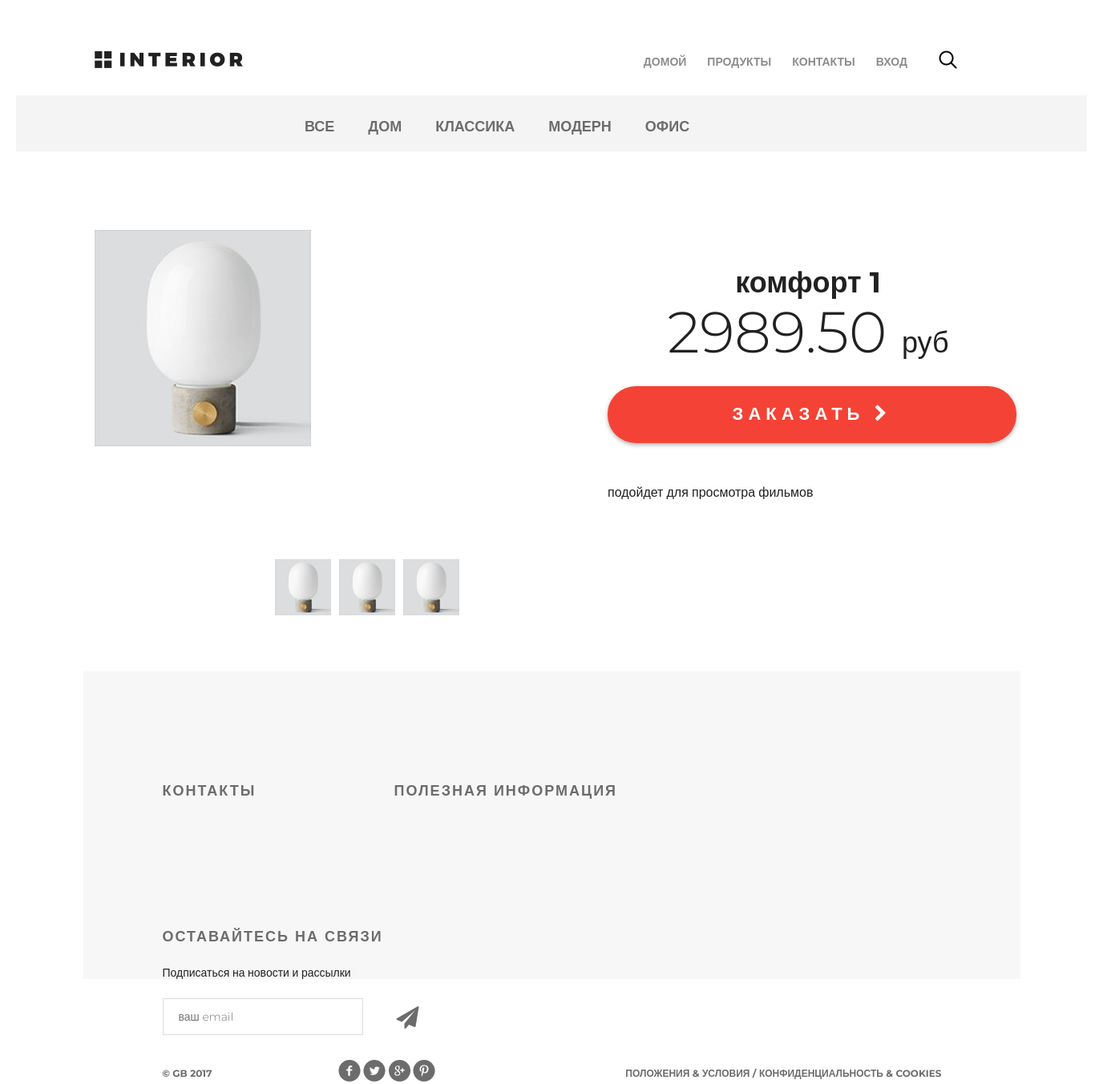
The app's page /product/11/ with its own data.
### mainapp/models.py (models this page shows, shortened)
class ProductCategory(models.Model):
    name = models.CharField(verbose_name='имя категории', max_length=128)
    description = models.TextField(verbose_name='описание категории', blank=True)
    is_active = models.BooleanField(default=True)
    class Meta:
        ordering = ['name']

class Product(models.Model):
    category = models.ForeignKey(ProductCategory,
                                 on_delete=models.CASCADE,
                                 verbose_name='категория продукта')
    name = models.CharField('имя продукта', max_length=128)
    image = models.ImageField(upload_to='products_images', blank=True)
    short_desc = models.CharField('краткое описание продукта', max_length=64, blank=True)
    description = models.TextField('описание продукта', blank=True)
    price = models.DecimalField('цена продукта', max_digits=8, decimal_places=2, default=0)
    quantity = models.PositiveIntegerField('количество на складе', default=0)
    is_active = models.BooleanField(default=True)
    class Meta:
        verbose_name = 'продукт'
        verbose_name_plural = 'продукты'

### mainapp/views.py (the view)
# urls.py: re_path(r'^product/(?P<pk>\d+)/$', mainapp.product_page, name='product_page'),
def product_page(request, pk):
    context = {
        'page_title': 'продукт',
        'product': get_object_or_404(Product, pk=pk),
    }
    return render(request, 'mainapp/product_page.html', context)

### mainapp/context_processors.py (called while the page is built)
def catalog_menu(request):
    return {'catalog_menu': ProductCategory.objects.filter(is_active=True),
    }

### mainapp/templates/mainapp/product_page.html (shortened to what this page needs)
{% extends 'mainapp/base.html' %}
{% load static %}
{% block container %}
    <div class="hero-white">
        {% include 'mainapp/includes/inc__main_menu.html' %}
    </div>
    <div class="details">
        {% include 'mainapp/includes/inc__catalog_menu.html' %}
        <div class="details-products">
            <div class="details-slider">
                <div class="slider-product">
                    <img src="/media/{{ product.image }}" alt="{{ product.short_desc }}">
                </div>
                <div class="slider-control">
                    <div class="block">
                        <a href="#"><img src="/media/{{ product.image }}" alt="вариант 1">
                        </a>
                    </div>
                    <div class="block">
                        <a href="#"><img src="/media/{{ product.image }}" alt="вариант 2">
                        </a>
                    </div>
                    <div class="block">
                        <a href="#"><img src="/media/{{ product.image }}" alt="вариант 3">
                        </a>
                    </div>
                </div>
            </div>
            <div class="description">
                <h3 class="big-bold">{{ product.name }}</h3>
                <br>
                <p class="price"> {{ product.price }} <span>руб</span></p>
                <a href="{% url 'basket:add' product.pk %}" class="red-button">
                    заказать
                    <i class="fa fa-chevron-right" aria-hidden="true"></i>
                </a>
                <div class="description-text">
                    {{ product.description }}
                </div>
            </div>
        </div>
    </div>
{% endblock %}

### mainapp/templates/mainapp/includes/inc__catalog_menu.html
<div class="links clearfix">
    <ul class="links-menu">
        <li>
            <a href="{% url 'main:catalog' pk=0 %}"
               class="{% if request.resolver_match.kwargs.pk == '0' %}active{% endif %}">
                все
            </a>
        </li>
        {% for category in catalog_menu %}
            <li>
                <a href="{% url 'main:catalog' pk=category.pk %}"
                   class="{% if request.resolver_match.kwargs.pk|add:0 == category.pk %}active{% endif %}">
                    {{ category.name }}
                </a>
            </li>
        {% endfor %}
    </ul>
</div>

### static/css/style.css (style rules this page uses)
* { margin: 0; padding: 0; }
body { font-family: 'Montserrat', sans-serif; }
html, body { height: 100%; }
.slider-control .block a img { width: 70px; }
.clearfix:after { content: ""; display: block; clear: both; }
.big-bold { color: #212121; font-size: 36px; font-weight: 700; text-align: left; margin-bottom: 24px; line-height: 36px; }
.hero-white { background-color: #fff; height: 119px; padding-left: 98px; padding-right: 211px; position: relative; }
.links { height: 70px; background-color: #f4f4f4; position: relative; padding-left: 360px; }
.links-menu { margin: 27px auto 0px; position: absolute; }
.links-menu li { float: left; list-style-type: none; padding-right: 42px; }
.links-menu li a { text-decoration: none; color: #6c6c6c; font-size: 18px; font-weight: 700; text-transform: uppercase; }
.details-products { padding-left: 98px; padding-right: 98px; margin-top: 98px; height: 551px; }
.details-slider { width: 570px; float: left; margin-right: 30px; }
.slider-product { width: 570px; height: 400px; }
.slider-control { width: 420px; height: 70px; margin: 11px auto 0px; padding-left: 150px }
.slider-control .block { height: 70px; width: 70px; position: relative; float: left; margin-right: 10px; }
.description { width: 535px; float: right; padding-left: 35px }
.description .big-bold { color: #212121; font-size: 36px; font-weight: 700; text-align: center; margin-top: 47px; margin-bottom: 0px; }
.description .price { color: #212121; font-size: 72px; font-weight: 300; line-height: 48px; text-align: center; }
.description .price span { color: #212121; font-size: 36px; font-weight: 300; line-height: 48px; text-align: center; }
.red-button { display: block; height: 71px; width: 510px; border-radius: 35px; background-color: #f44336; text-align: center; text-transform: uppercase; text-decoration: none; color: #ffffff; font-size: 22px; font-weight: 700; line-height: 24px; box-shadow: 0px 2px 4.85px 0.15px rgba(33, 33, 33, 0.35); line-height: 70px; letter-spacing: 6px; margin-top: 31px; }
.description-text { margin-top: 50px; color: #212121; font-size: 16px; font-weight: 300; line-height: 24px; text-align: left; }

### records on screen
ProductCategory: name "ДОМ"
ProductCategory: name "КЛАССИКА"
ProductCategory: name "МОДЕРН"
ProductCategory: name "ОФИС"
Product: image (picture), name "комфорт 1", price "2989.50", description "подойдет для просмотра фильмов"
